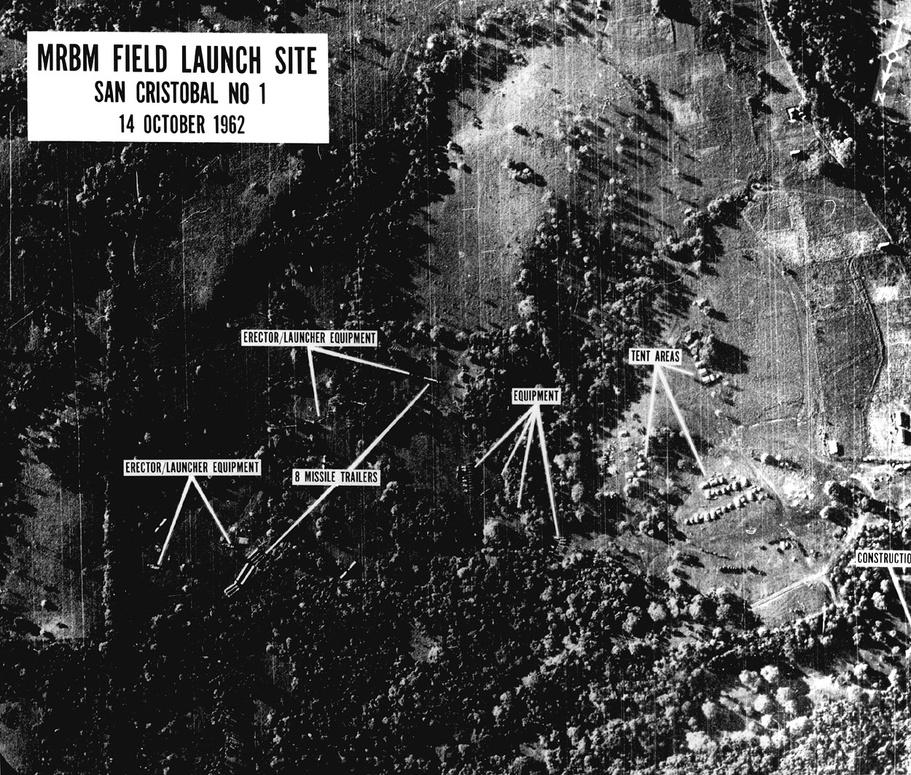
%> input picture homework1/u2cuba.jpg, 911 x 775 px, shrunk from 1250 x 1063 before the run; the run also reads 1 picture not shown here
$ octave crossCorrelation.m   (GNU Octave 9; MATLAB toolbox functions it lacks are replaced by stand-ins)
%> lines starting %> are read from the running program, lines starting %| are printed output that depends on the picture
% Read in the main image and the template image.
photo = rgb2gray(imread('u2cuba.jpg'));
%> photo: size 775x911 uint8; min 0, max 255, mean 71.5
template = rgb2gray(imread('trailer.png'));

% Display the image and the template at the same magnification, to make
% clear that the template is an extremely close match for the relevant
% section of the image.
figure('Name','Original photo');
imshow(photo, [], 'InitialMagnification', 50);

figure('Name','template');
imshow(template, [] , 'InitialMagnification', 50);

%%%%%%%%%%%%%%%%%%%%%%%%%%%%%%%%%%%%%%%%%%%%%%%%%%%%%%%%%%%%%%%%%%%%%%%%%%%%%%%%
%                                                                              %
%                           YOUR CODE HERE: Part (a)                           %
%     Use normxcorr2 to cross-correlate the template image with the photo.     %
%                      (Your code should be very simple.)                      %
%                                                                              %
%%%%%%%%%%%%%%%%%%%%%%%%%%%%%%%%%%%%%%%%%%%%%%%%%%%%%%%%%%%%%%%%%%%%%%%%%%%%%%%%
correlationImg = [];
correlationImg = normxcorr2(template, photo);
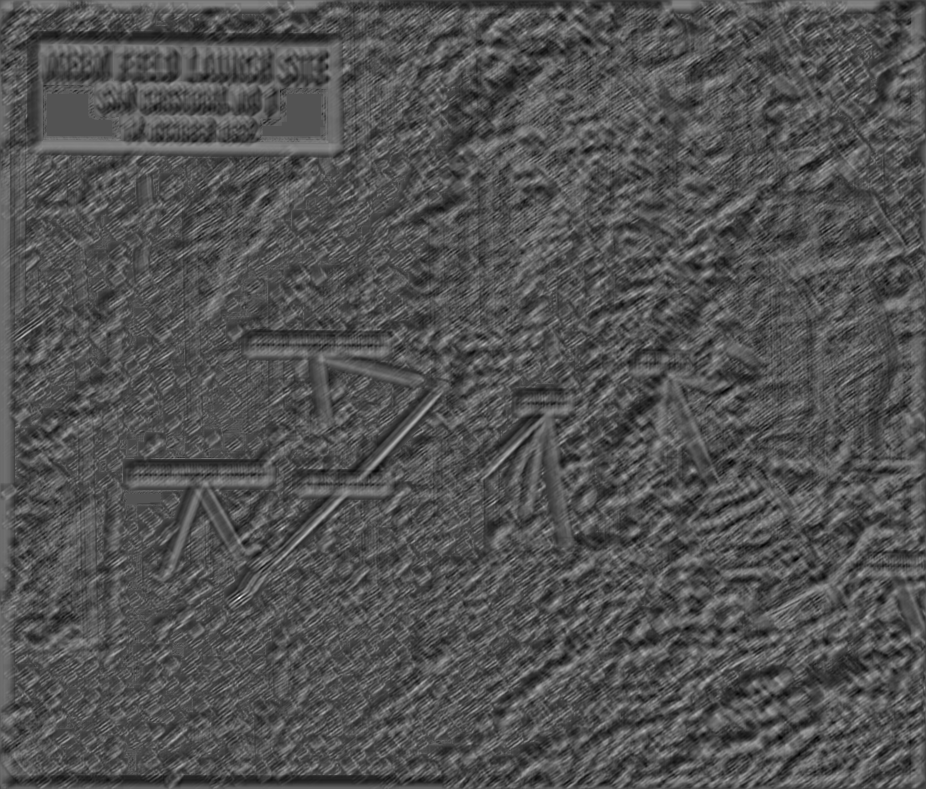
%> correlationImg: size 789x926 double; min -0.452, max 0.93, mean -0.00295; drawn with min black and max white

%%%%%%%%%%%%%%%%%%%%%%%%%%%%%%%%%%%%%%%%%%%%%%%%%%%%%%%%%%%%%%%%%%%%%%%%%%%%%%%%
%                                                                              %
%                               END OF YOUR CODE                               %
%                                                                              %
%%%%%%%%%%%%%%%%%%%%%%%%%%%%%%%%%%%%%%%%%%%%%%%%%%%%%%%%%%%%%%%%%%%%%%%%%%%%%%%%

% Displays correlationImg and draw a rectangle around the highest peak.
figure('Name','Correlation, near-perfect template');
hold on % Allows drawing on top of the displayed image
imshow(correlationImg, [], 'InitialMagnification', 50);

% Find the maximum of correlationImg.
% The max function requires a vector, so we unroll the array with (:).
% The max function returns both the value of the maximum value and its
% linear index within the array. We don't care about the value of the
% maximum, so we discard the first output value with using the ~ notation.
[~, maxValLinearIndex] = max(correlationImg(:));
%> maxValLinearIndex = 189169

% We use the ind2sub function to convert a linear back into matrix
% coordinates.
[y, x] = ind2sub(size(correlationImg), maxValLinearIndex);
%> y = 598; x = 240

% Display a rectangle around the peak we just found.
rectangle('Position', [x-15, y-15, 30, 30], 'EdgeColor', 'r')
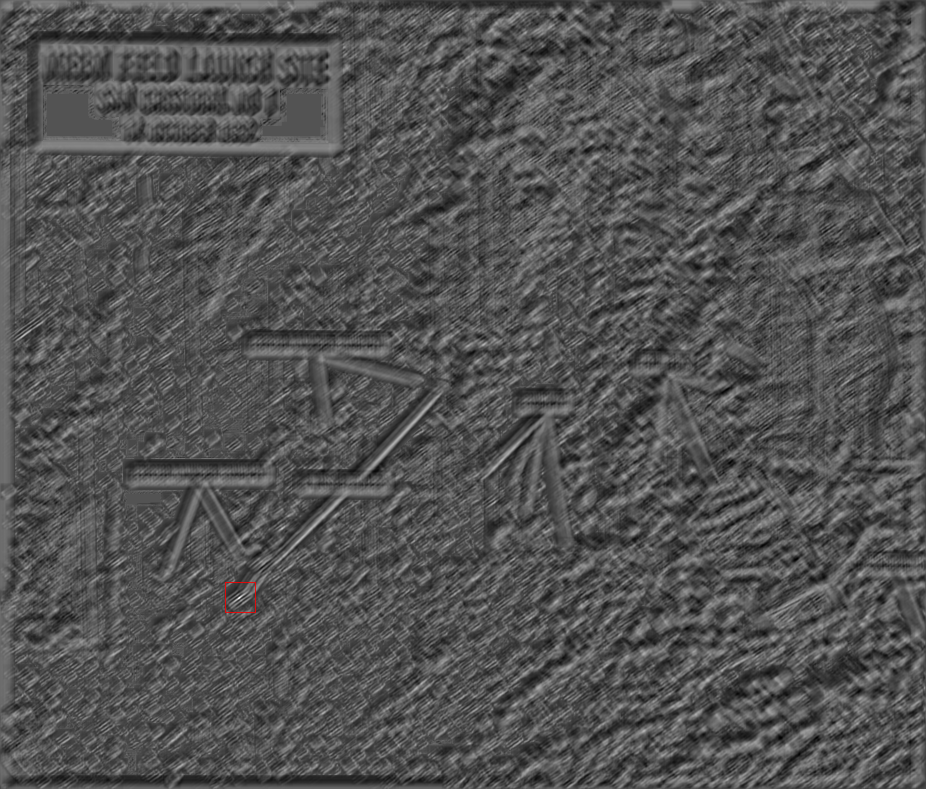
%> figure redrawn from the program's plot data
hold off;

figure('Name', 'Result');
surf(correlationImg);
shading flat;
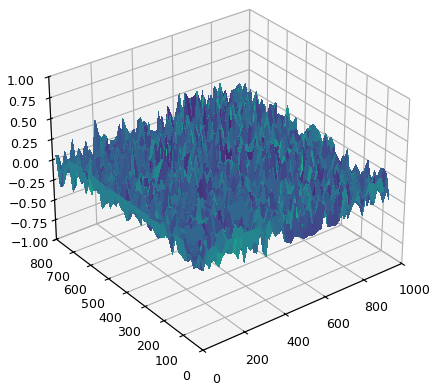
%> figure redrawn from the program's plot data
% Load a template which is sized slightly larger than the object appears in
% the image.
largerTemplate = rgb2gray(imread('trailerSlightlyBigger.png'));
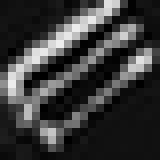
%> input picture homework1/trailerSlightlyBigger.png, 20 x 20 px, shrunk from 28 x 27 before the run (shown 8 times larger)
%> largerTemplate: size 20x20 uint8; min 0, max 237, mean 57.3

%%%%%%%%%%%%%%%%%%%%%%%%%%%%%%%%%%%%%%%%%%%%%%%%%%%%%%%%%%%%%%%%%%%%%%%%%%%%%%%%
%                                                                              %
%                           YOUR CODE HERE: Part (b)                           %
%             Repeat the process from (a) with the larger template.            %
%                                                                              %
%%%%%%%%%%%%%%%%%%%%%%%%%%%%%%%%%%%%%%%%%%%%%%%%%%%%%%%%%%%%%%%%%%%%%%%%%%%%%%%%
mismatchedCorrelationImg = [];
mismatchedCorrelationImg = normxcorr2(largerTemplate, photo);
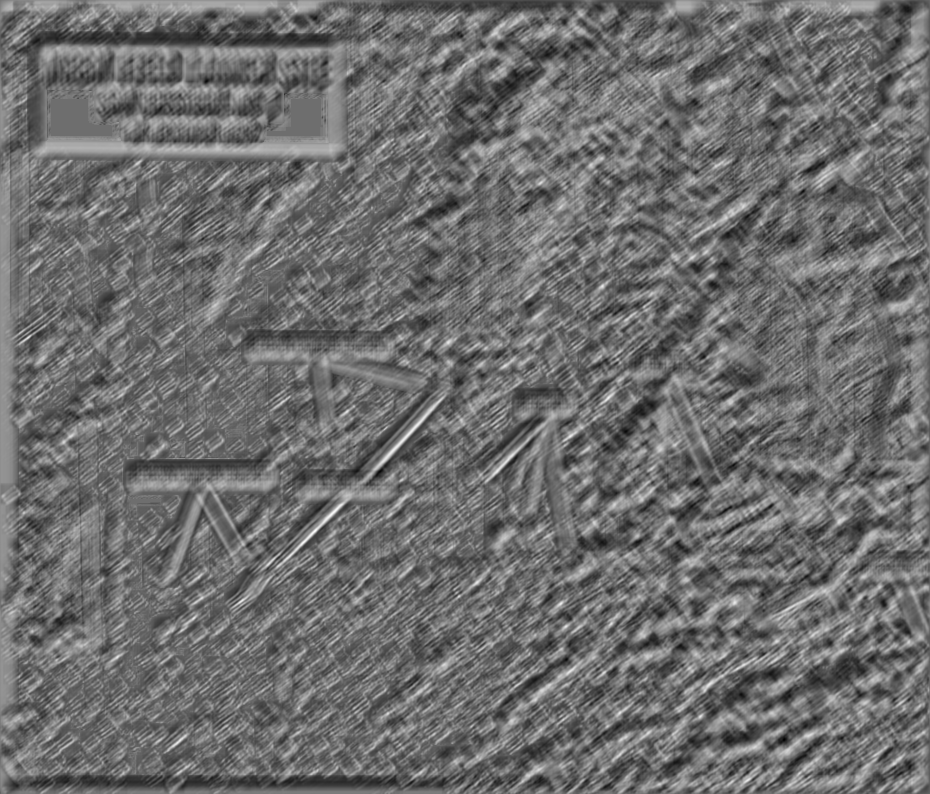
%> mismatchedCorrelationImg: size 794x930 double; min -0.443, max 0.578, mean -0.00244; drawn with min black and max white
%%%%%%%%%%%%%%%%%%%%%%%%%%%%%%%%%%%%%%%%%%%%%%%%%%%%%%%%%%%%%%%%%%%%%%%%%%%%%%%%
%                                                                              %
%                               END OF YOUR CODE                               %
%                                                                              %
%%%%%%%%%%%%%%%%%%%%%%%%%%%%%%%%%%%%%%%%%%%%%%%%%%%%%%%%%%%%%%%%%%%%%%%%%%%%%%%%

% Display mismatchedCorrelationImg.
figure('Name', 'Correlation, larger-sized template');
hold on;
imshow(mismatchedCorrelationImg, [], 'InitialMagnification', 50);

% Repeat the same process as above: find the maximum of correlationImg and
% draw a box around it.
[~, maxValLinearIndex] = max(mismatchedCorrelationImg(:));
%> maxValLinearIndex = 250641
[y, x] = ind2sub(size(mismatchedCorrelationImg), maxValLinearIndex);
%> y = 531; x = 316
rectangle('Position', [x-15, y-15, 30, 30], 'EdgeColor', 'r')
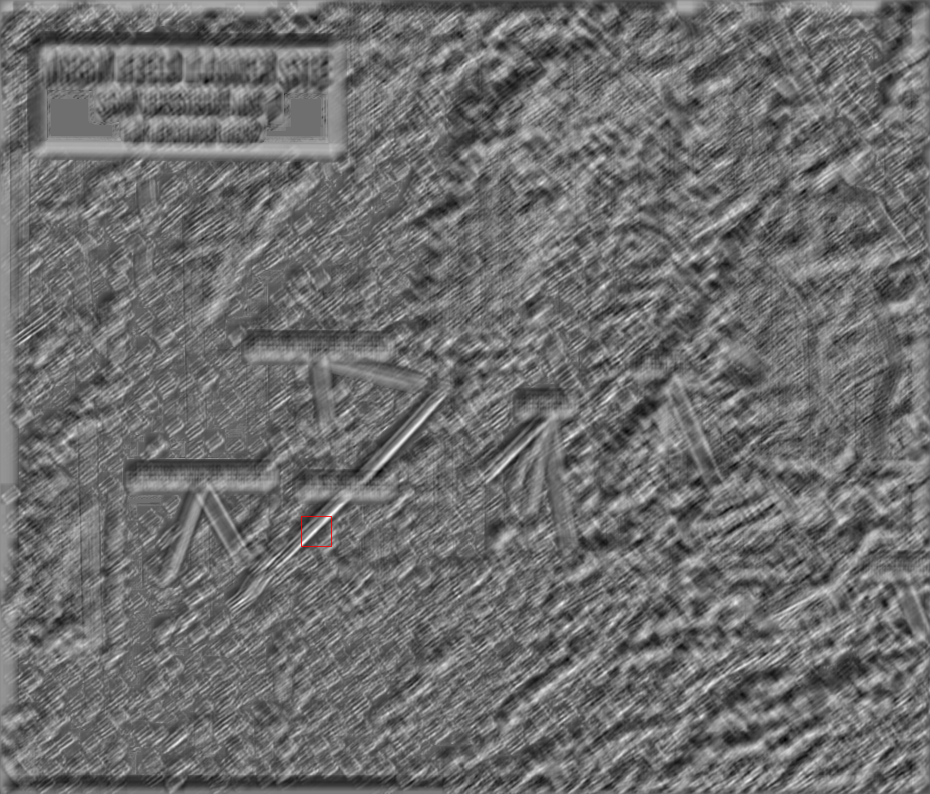
%> figure redrawn from the program's plot data
hold off;

figure('Name', 'Larger Template Result');
surf(mismatchedCorrelationImg);
shading flat;
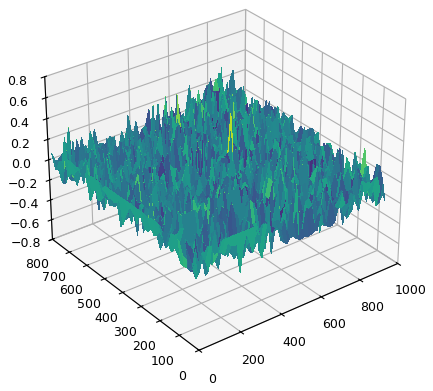
%> figure redrawn from the program's plot data
